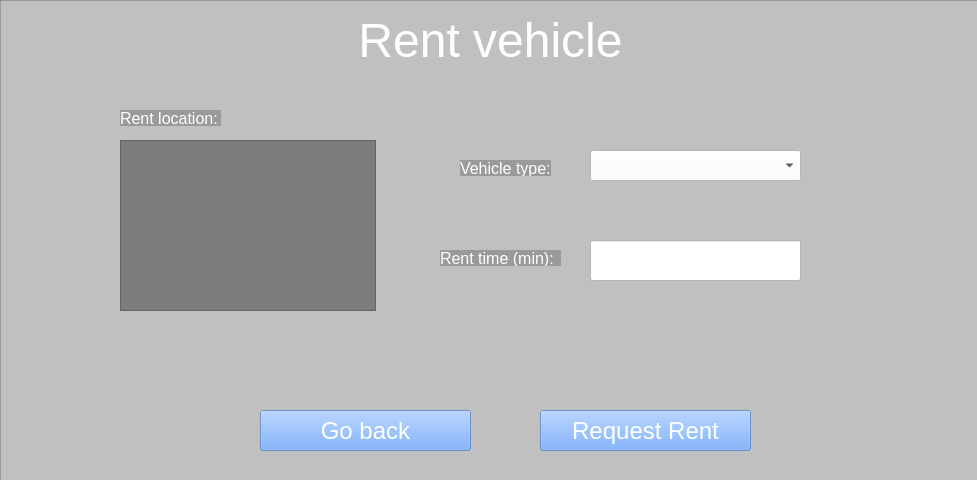
<?xml version="1.0" encoding="UTF-8"?>
<ui version="4.0">
 <class>MainWindowRentVehicle</class>
 <widget class="QMainWindow" name="MainWindowRentVehicle">
  <property name="geometry">
   <rect>
    <x>0</x>
    <y>0</y>
    <width>977</width>
    <height>480</height>
   </rect>
  </property>
  <property name="windowTitle">
   <string>E-Vehicle Share System</string>
  </property>
  <property name="windowIcon">
   <iconset resource="../../../../Qt/6.4.0/mingw_64/bin/bg.qrc">
    <normaloff>:/icon/Users/Calvin Pfob/Documents/guiDev/icon.png</normaloff>:/icon/Users/Calvin Pfob/Documents/guiDev/icon.png</iconset>
  </property>
  <property name="iconSize">
   <size>
    <width>25</width>
    <height>25</height>
   </size>
  </property>
  <widget class="QWidget" name="rentVehiclePage">
   <widget class="QLabel" name="title">
    <property name="geometry">
     <rect>
      <x>0</x>
      <y>10</y>
      <width>981</width>
      <height>61</height>
     </rect>
    </property>
    <property name="font">
     <font>
      <family>Arial</family>
      <pointsize>48</pointsize>
     </font>
    </property>
    <property name="text">
     <string>&lt;html&gt;&lt;head/&gt;&lt;body&gt;&lt;p&gt;&lt;span style=&quot; font-size:36pt; color:#ffffff;&quot;&gt;Rent vehicle&lt;/span&gt;&lt;/p&gt;&lt;/body&gt;&lt;/html&gt;</string>
    </property>
    <property name="alignment">
     <set>Qt::AlignCenter</set>
    </property>
   </widget>
   <widget class="QLabel" name="backgroundPicture">
    <property name="geometry">
     <rect>
      <x>0</x>
      <y>0</y>
      <width>981</width>
      <height>481</height>
     </rect>
    </property>
    <property name="styleSheet">
     <string notr="true">background-image: url(:/login/tier-mobility-2021-05-min.png);</string>
    </property>
    <property name="text">
     <string/>
    </property>
    <property name="pixmap">
     <pixmap resource="../../../../Qt/6.4.0/mingw_64/bin/bg.qrc">:/login/tier-mobility-2021-05-min.png</pixmap>
    </property>
    <property name="scaledContents">
     <bool>true</bool>
    </property>
   </widget>
   <widget class="QPushButton" name="requestRentButton">
    <property name="geometry">
     <rect>
      <x>540</x>
      <y>410</y>
      <width>211</width>
      <height>41</height>
     </rect>
    </property>
    <property name="font">
     <font>
      <pointsize>18</pointsize>
     </font>
    </property>
    <property name="styleSheet">
     <string notr="true">background-color: rgba(85, 153, 255, 150); color: white</string>
    </property>
    <property name="text">
     <string>Request Rent</string>
    </property>
   </widget>
   <widget class="QFrame" name="backgroundFrame">
    <property name="geometry">
     <rect>
      <x>0</x>
      <y>0</y>
      <width>981</width>
      <height>481</height>
     </rect>
    </property>
    <property name="styleSheet">
     <string notr="true">background:rgba(0, 0, 0, 50)</string>
    </property>
    <property name="frameShape">
     <enum>QFrame::StyledPanel</enum>
    </property>
    <property name="frameShadow">
     <enum>QFrame::Raised</enum>
    </property>
    <widget class="QLabel" name="vehicleTypeLabel">
     <property name="geometry">
      <rect>
       <x>460</x>
       <y>160</y>
       <width>91</width>
       <height>16</height>
      </rect>
     </property>
     <property name="font">
      <font>
       <family>Arial</family>
       <pointsize>12</pointsize>
      </font>
     </property>
     <property name="styleSheet">
      <string notr="true">color:rgb(255, 255, 255)</string>
     </property>
     <property name="text">
      <string>Vehicle type: </string>
     </property>
    </widget>
    <widget class="QLineEdit" name="rentTimeEntry">
     <property name="geometry">
      <rect>
       <x>590</x>
       <y>240</y>
       <width>211</width>
       <height>41</height>
      </rect>
     </property>
     <property name="font">
      <font>
       <family>Arial</family>
       <pointsize>12</pointsize>
       <kerning>true</kerning>
      </font>
     </property>
     <property name="autoFillBackground">
      <bool>false</bool>
     </property>
     <property name="styleSheet">
      <string notr="true">background-color:white</string>
     </property>
     <property name="text">
      <string/>
     </property>
     <property name="echoMode">
      <enum>QLineEdit::Normal</enum>
     </property>
    </widget>
    <widget class="QLabel" name="rentTimeLabel">
     <property name="geometry">
      <rect>
       <x>440</x>
       <y>250</y>
       <width>121</width>
       <height>16</height>
      </rect>
     </property>
     <property name="font">
      <font>
       <family>Arial</family>
       <pointsize>12</pointsize>
      </font>
     </property>
     <property name="styleSheet">
      <string notr="true">color:rgb(255, 255, 255)</string>
     </property>
     <property name="text">
      <string>Rent time (min): </string>
     </property>
    </widget>
    <widget class="QLabel" name="rentLocationLabel">
     <property name="geometry">
      <rect>
       <x>120</x>
       <y>110</y>
       <width>101</width>
       <height>16</height>
      </rect>
     </property>
     <property name="font">
      <font>
       <family>Arial</family>
       <pointsize>12</pointsize>
      </font>
     </property>
     <property name="styleSheet">
      <string notr="true">color:rgb(255, 255, 255)</string>
     </property>
     <property name="text">
      <string>Rent location: </string>
     </property>
    </widget>
    <widget class="QListWidget" name="rentLocationList">
     <property name="geometry">
      <rect>
       <x>120</x>
       <y>140</y>
       <width>256</width>
       <height>171</height>
      </rect>
     </property>
     <property name="font">
      <font>
       <family>Arial</family>
       <pointsize>12</pointsize>
      </font>
     </property>
     <property name="autoFillBackground">
      <bool>true</bool>
     </property>
     <property name="styleSheet">
      <string notr="true">color: white</string>
     </property>
    </widget>
    <widget class="QComboBox" name="vehicleTypeComboBox">
     <property name="geometry">
      <rect>
       <x>590</x>
       <y>150</y>
       <width>211</width>
       <height>31</height>
      </rect>
     </property>
     <property name="autoFillBackground">
      <bool>false</bool>
     </property>
     <property name="styleSheet">
      <string notr="true">background-color: rgba(255, 255, 255, 255)</string>
     </property>
    </widget>
   </widget>
   <widget class="QPushButton" name="goBackButton">
    <property name="geometry">
     <rect>
      <x>260</x>
      <y>410</y>
      <width>211</width>
      <height>41</height>
     </rect>
    </property>
    <property name="font">
     <font>
      <pointsize>18</pointsize>
     </font>
    </property>
    <property name="styleSheet">
     <string notr="true">background-color: rgba(85, 153, 255, 150); color: white</string>
    </property>
    <property name="text">
     <string>Go back</string>
    </property>
   </widget>
   <zorder>backgroundPicture</zorder>
   <zorder>backgroundFrame</zorder>
   <zorder>title</zorder>
   <zorder>requestRentButton</zorder>
   <zorder>goBackButton</zorder>
  </widget>
 </widget>
 <resources>
  <include location="../../../../Qt/6.4.0/mingw_64/bin/bg.qrc"/>
 </resources>
 <connections/>
</ui>
